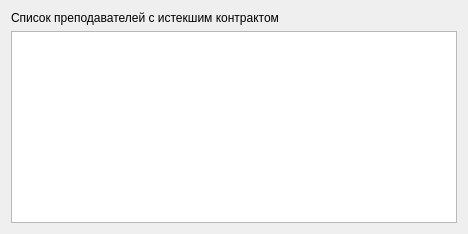
<?xml version="1.0" encoding="UTF-8"?>
<ui version="4.0">
 <class>Report6</class>
 <widget class="QWidget" name="Report6">
  <property name="geometry">
   <rect>
    <x>0</x>
    <y>0</y>
    <width>468</width>
    <height>234</height>
   </rect>
  </property>
  <property name="windowTitle">
   <string>Form</string>
  </property>
  <layout class="QFormLayout" name="formLayout">
   <item row="0" column="0">
    <widget class="QLabel" name="label">
     <property name="text">
      <string>Список преподавателей с истекшим контрактом</string>
     </property>
    </widget>
   </item>
   <item row="1" column="0" colspan="2">
    <widget class="QListView" name="listView"/>
   </item>
  </layout>
 </widget>
 <resources/>
 <connections/>
</ui>
